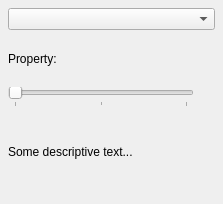
<ui version="4.0" >
 <author></author>
 <comment></comment>
 <exportmacro></exportmacro>
 <class>PropertySliderWidgetBase</class>
 <widget class="QWidget" name="PropertySliderWidgetBase" >
  <property name="geometry" >
   <rect>
    <x>0</x>
    <y>0</y>
    <width>223</width>
    <height>204</height>
   </rect>
  </property>
  <layout class="QVBoxLayout" >
   <property name="margin" >
    <number>8</number>
   </property>
   <property name="spacing" >
    <number>6</number>
   </property>
   <item>
    <widget class="QComboBox" name="sliderKind" />
   </item>
   <item>
    <spacer>
     <property name="orientation" >
      <enum>Qt::Vertical</enum>
     </property>
     <property name="sizeType" >
      <enum>QSizePolicy::Fixed</enum>
     </property>
     <property name="sizeHint" >
      <size>
       <width>21</width>
       <height>16</height>
      </size>
     </property>
    </spacer>
   </item>
   <item>
    <widget class="QLabel" name="propertyLabel" >
     <property name="sizePolicy" >
      <sizepolicy>
       <hsizetype>5</hsizetype>
       <vsizetype>0</vsizetype>
       <horstretch>0</horstretch>
       <verstretch>0</verstretch>
      </sizepolicy>
     </property>
     <property name="text" >
      <string>Property:</string>
     </property>
    </widget>
   </item>
   <item>
    <layout class="QHBoxLayout" >
     <property name="margin" >
      <number>0</number>
     </property>
     <property name="spacing" >
      <number>6</number>
     </property>
     <item>
      <widget class="QSlider" name="time_slider" >
       <property name="minimum" >
        <number>0</number>
       </property>
       <property name="maximum" >
        <number>100</number>
       </property>
       <property name="value" >
        <number>0</number>
       </property>
       <property name="sliderPosition" >
        <number>0</number>
       </property>
       <property name="orientation" >
        <enum>Qt::Horizontal</enum>
       </property>
       <property name="invertedAppearance" >
        <bool>false</bool>
       </property>
       <property name="tickPosition" >
        <enum>QSlider::TicksBelow</enum>
       </property>
       <property name="tickInterval" >
        <number>50</number>
       </property>
      </widget>
     </item>
     <item>
      <spacer>
       <property name="orientation" >
        <enum>Qt::Horizontal</enum>
       </property>
       <property name="sizeType" >
        <enum>QSizePolicy::Fixed</enum>
       </property>
       <property name="sizeHint" >
        <size>
         <width>8</width>
         <height>23</height>
        </size>
       </property>
      </spacer>
     </item>
     <item>
      <widget class="QLabel" name="valueLabel" >
       <property name="text" >
        <string/>
       </property>
       <property name="textFormat" >
        <enum>Qt::PlainText</enum>
       </property>
      </widget>
     </item>
    </layout>
   </item>
   <item>
    <spacer>
     <property name="orientation" >
      <enum>Qt::Vertical</enum>
     </property>
     <property name="sizeType" >
      <enum>QSizePolicy::Fixed</enum>
     </property>
     <property name="sizeHint" >
      <size>
       <width>71</width>
       <height>16</height>
      </size>
     </property>
    </spacer>
   </item>
   <item>
    <widget class="QLabel" name="text" >
     <property name="text" >
      <string>Some descriptive text...</string>
     </property>
     <property name="textFormat" >
      <enum>Qt::PlainText</enum>
     </property>
     <property name="alignment" >
      <set>Qt::AlignTop</set>
     </property>
    </widget>
   </item>
  </layout>
 </widget>
 <layoutdefault spacing="6" margin="11" />
 <pixmapfunction>qPixmapFromMimeSource</pixmapfunction>
 <resources/>
 <connections/>
</ui>
